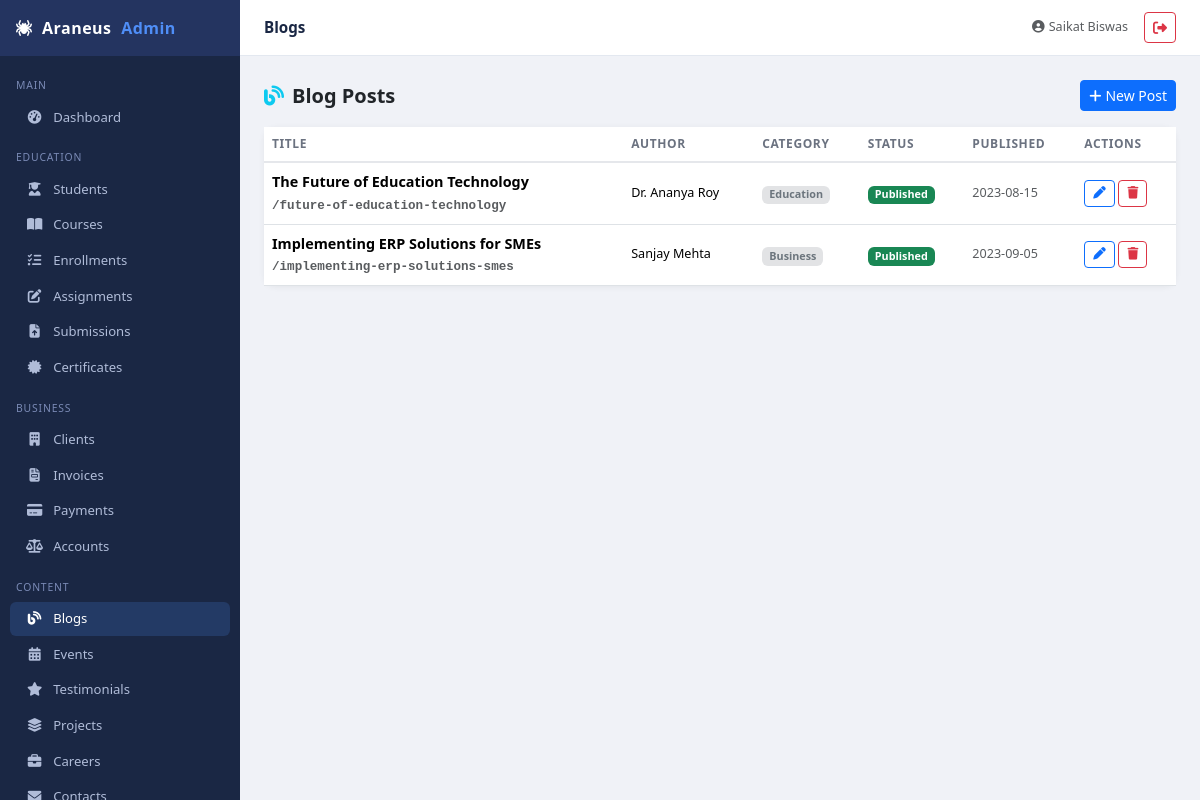
Screenshot of /admin/public/admin/blogs (signed in) with the database file from the repository.
### tables this page shows
CREATE TABLE `blogs` (
  `id` int(11) NOT NULL,
  `title` varchar(200) NOT NULL,
  `slug` varchar(200) NOT NULL,
  `excerpt` text DEFAULT NULL,
  `content` longtext NOT NULL,
  `author` varchar(100) DEFAULT NULL,
  `category` varchar(50) DEFAULT NULL,
  `featured_image` varchar(255) DEFAULT NULL,
  `status` enum('draft','published') DEFAULT 'published',
  `published_date` date DEFAULT NULL,
  `created_at` timestamp NOT NULL DEFAULT current_timestamp(),
  `updated_at` timestamp NOT NULL DEFAULT current_timestamp() ON UPDATE current_timestamp()
);

### admin/app/Core/Controller.php (called while the page is built, shortened)
<?php
abstract class Controller {
    protected function view(string $path, array $data = []): void {
        extract($data);
        $file = APP_ROOT . '/views/' . $path . '.php';
        require $file;
    }
}

### admin/app/Controllers/BlogController.php (called while the page is built, shortened)
<?php
class BlogController extends Controller {
    private BlogModel $model;
    public function __construct() { $this->requireAuth(); $this->model = new BlogModel(); }
    public function index(): void {
        $blogs=$this->model->findAll('created_at DESC');
        $this->view('admin/blogs/index', compact('blogs')+['title'=>'Blogs']);
    }
}

### admin/public/index.php (called while the page is built, shortened)
<?php
require APP_ROOT . '/config/database.php';
require APP_ROOT . '/App/Core/Router.php';
spl_autoload_register(function (string $class): void {
    $path = APP_ROOT . '/' . str_replace(['App\\', '\\'], ['App/', '/'], $class) . '.php';
});
$router = new Router();
$uri    = $_SERVER['REQUEST_URI'];
$base   = parse_url(APP_URL, PHP_URL_PATH);
$uri    = substr($uri, strlen($base)) ?: '/';
$uri    = strtok($uri, '?');
$method = $_SERVER['REQUEST_METHOD'];
$router->dispatch($uri, $method);

### admin/app/Core/Database.php (called while the page is built, shortened)
<?php
class Database {
    private static ?Database $instance = null;
    private \PDO $pdo;
    private function __construct() {
        $dsn = "mysql:host=" . DB_HOST . ";dbname=" . DB_NAME . ";charset=" . DB_CHARSET;
        $options = [
            \PDO::ATTR_ERRMODE            => \PDO::ERRMODE_EXCEPTION,
            \PDO::ATTR_DEFAULT_FETCH_MODE => \PDO::FETCH_ASSOC,
            \PDO::ATTR_EMULATE_PREPARES   => false,
        ];
        $this->pdo = new \PDO($dsn, DB_USER, DB_PASS, $options);
    }
    public static function getInstance(): Database {
        if (self::$instance === null) self::$instance = new self();
        return self::$instance;
    }
    public function query(string $sql, array $params = []): \PDOStatement {
        $stmt = $this->pdo->prepare($sql);
        $stmt->execute($params);
        return $stmt;
    }
    public function fetchAll(string $sql, array $params = []): array {
        return $this->query($sql, $params)->fetchAll();
    }
}

### admin/app/Core/Model.php (called while the page is built, shortened)
<?php
abstract class Model {
    protected Database $db;
    protected string $table;
    public function __construct() {
        $this->db = Database::getInstance();
    }
    public function findAll(string $orderBy = '', int $limit = 0, int $offset = 0): array {
        $sql = "SELECT * FROM `{$this->table}`";
        if ($orderBy) $sql .= " ORDER BY $orderBy";
        return $this->db->fetchAll($sql);
    }
}

### admin/views/admin/blogs/index.php (the view)
<?php require APP_ROOT.'/views/partials/layout_top.php'; ?>
<div class="d-flex justify-content-between align-items-center mb-3">
  <h5 class="fw-bold mb-0"><i class="fa fa-blog me-2 text-info"></i>Blog Posts</h5>
  <a href="<?= APP_URL ?>/admin/blogs/create" class="btn btn-primary btn-sm"><i class="fa fa-plus me-1"></i>New Post</a>
</div>
<div class="card">
  <div class="table-responsive">
    <table class="table table-hover mb-0">
      <thead><tr><th>Title</th><th>Author</th><th>Category</th><th>Status</th><th>Published</th><th>Actions</th></tr></thead>
      <tbody>
      <?php foreach($blogs as $b): ?>
      <tr>
        <td class="fw-semibold"><?= htmlspecialchars($b['title']) ?><br><small class="text-muted font-monospace">/<?= $b['slug'] ?></small></td>
        <td class="small"><?= htmlspecialchars($b['author']) ?></td>
        <td><span class="badge bg-secondary-subtle text-secondary"><?= htmlspecialchars($b['category']) ?></span></td>
        <td><span class="badge <?= $b['status']==='published'?'bg-success':'bg-warning text-dark' ?>"><?= ucfirst($b['status']) ?></span></td>
        <td class="small text-muted"><?= $b['published_date']??'-' ?></td>
        <td>
          <a href="<?= APP_URL ?>/admin/blogs/<?= $b['id'] ?>/edit" class="btn btn-sm btn-outline-primary btn-action"><i class="fa fa-pen"></i></a>
          <form method="POST" action="<?= APP_URL ?>/admin/blogs/<?= $b['id'] ?>/delete" class="d-inline" onsubmit="return confirm('Delete post?')">
            <button class="btn btn-sm btn-outline-danger btn-action"><i class="fa fa-trash"></i></button>
          </form>
        </td>
      </tr>
      <?php endforeach; ?>
      </tbody>
    </table>
  </div>
</div>
<?php require APP_ROOT.'/views/partials/layout_bottom.php'; ?>

### admin/app/Core/Router.php (shortened to what this page needs)
<?php
class Router {
    private array $routes = [];
    public function get(string $pattern, string $handler): void {
        $this->routes['GET'][$pattern] = $handler;
    }
    public function post(string $pattern, string $handler): void {
        $this->routes['POST'][$pattern] = $handler;
    }
    public function dispatch(string $uri, string $method): void {
        $uri = strtok($uri, '?');
        $uri = '/' . trim($uri, '/');
        foreach ($this->routes[$method] ?? [] as $pattern => $handler) {
            $regex = preg_replace('/\{([a-z]+)\}/', '([^/]+)', $pattern);
            $regex = '#^' . $regex . '$#';
            if (preg_match($regex, $uri, $matches)) {
                array_shift($matches);
                [$controllerName, $action] = explode('@', $handler);
                $controller = new $controllerClass();
                call_user_func_array([$controller, $action], $matches);
                return;
            }
        }
    }
}

### admin/views/partials/layout_top.php (style rules this page uses)
:root { --sidebar-w:240px;--topbar-h:56px;--brand:#1a2744;--brand-light:#243460;--accent:#4f8ef7; }
body { background:#f0f2f7;font-size:.9rem; }
.card { border:none;border-radius:12px;box-shadow:0 1px 6px rgba(0,0,0,.06); }
.table th { font-size:.75rem;text-transform:uppercase;letter-spacing:.05em;color:#6b7280;font-weight:600;border-bottom:2px solid #e5e7eb; }
.table td { vertical-align:middle; }
.btn-action { padding:.2rem .5rem;font-size:.78rem; }

### rows the page displays
blogs: title "The Future of Education Technology", slug "future-of-education-technology", author "Dr. Ananya Roy", category "Education", status "Published", published_date "2023-08-15"
blogs: title "Implementing ERP Solutions for SMEs", slug "implementing-erp-solutions-smes", author "Sanjay Mehta", category "Business", status "Published", published_date "2023-09-05"

### other values shown
$_SESSION['user_name'] "Saikat Biswas"
